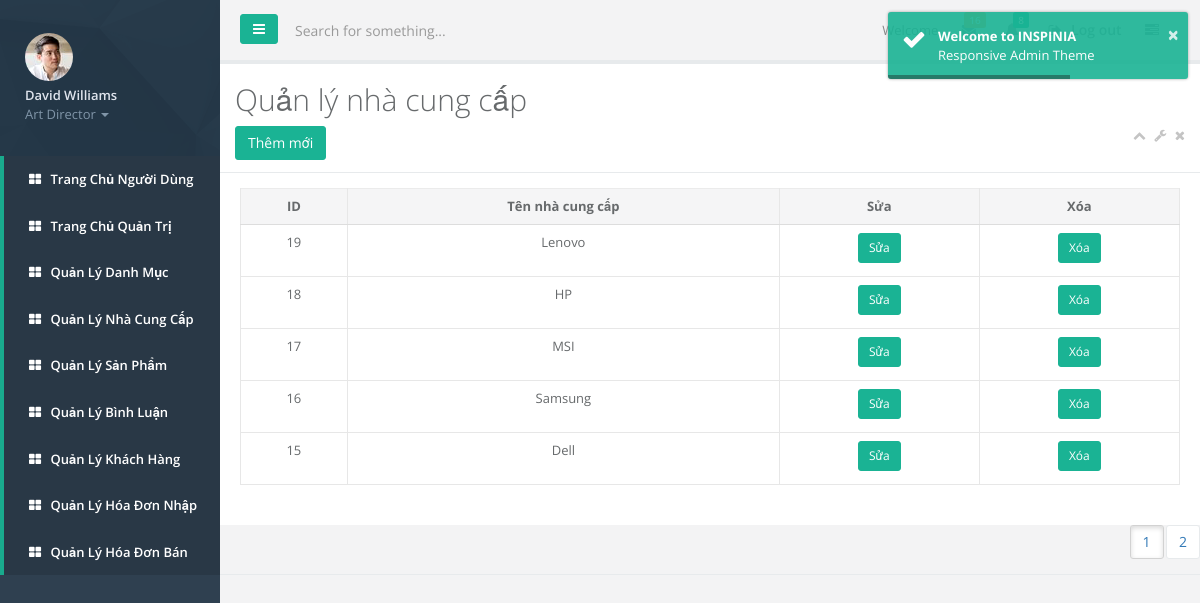
The page /quantri/quantri.php?page_layout=dmncc (signed in) on the database its author committed.
### tables this page shows
CREATE TABLE `ncc` (
  `mancc` int(11) NOT NULL,
  `tenncc` varchar(50) NOT NULL
);

### quantri/dmncc.php (the view, shortened to what this page needs)
<?php
include_once './connect.php';
if(isset($_GET['page'])){
    $page=$_GET['page'];
}
else{
    $page=1;
}
$rowpage=5;
$row=$page*$rowpage-$rowpage;
$numrow=mysqli_num_rows(mysqli_query($link,"select * from ncc"));
$totalpage=ceil($numrow/$rowpage);
$listpage="";
for ($i=1; $i<=$totalpage ; $i++) {
    if($page==$i){
        $listpage.=' <li class="btn btn-white  active"><a href="quantri.php?page_layout=dmncc&page='.$i.'">'.$i.'</a></li>';
    }
    else{
        $listpage.=' <li class="btn btn-white "><a href="quantri.php?page_layout=dmncc&page='.$i.'">'.$i.'</a></li>';
    }
}
?>
<div class="row">
          <div class="col-lg-12">
              <div class="ibox float-e-margins">
                  <div class="ibox-title">
                      <h1>Quản lý nhà cung cấp</h1>
                      <td><a href="quantri.php?page_layout=themncc"><button type="button" class="btn btn-primary ">Thêm mới</button></a></td>
                      <div class="ibox-tools">
                          <a class="collapse-link">
                              <i class="fa fa-chevron-up"></i>
                          </a>
                          <a class="dropdown-toggle" data-toggle="dropdown" href="#">
                              <i class="fa fa-wrench"></i>
                          </a>
                          <a class="close-link">
                              <i class="fa fa-times"></i>
                          </a>
                      </div>
                  </div>
                  <div class="ibox-content">
                      <table class="table table-bordered">
                          <thead>
                          <tr>
                              <th>ID</th>
                              <th>Tên nhà cung cấp</th>
                              <th>Sửa</th>
                              <th>Xóa</th>
                          </tr>
                          </thead>
                          <tbody>
                          <tr>
                              <?php
                             $sql="select * from ncc   order by mancc desc limit $row,$rowpage";
                            $result=mysqli_query($link,$sql);
                              while($row=mysqli_fetch_array($result)){
                              ?>
                              <td><?php echo $row['mancc']?></td>
                              <td><?php echo $row['tenncc']?></td>
                              <td><a   href="quantri.php?page_layout=suancc&mancc=<?php echo $row['mancc']?>"><button type="button" class="btn btn-primary btn-sm">Sửa</button></a></td>
                              <td><a onclick="return xoa();" href="xoancc.php?mancc=<?php echo $row['mancc']?>"><button type="button" class="btn btn-primary btn-sm">Xóa</button></a></td>
                          </tr>
                          <?php
                              }
                              ?>
                          </tbody>
                      </table>
                  </div>
                  <div class="btn-group" style="float: right;">
                                    <ul>
                                <?php
                                echo $listpage;
                                ?>
                                    </ul>
            </div>
              </div>
          </div>
      </div>

### quantri/dmncc.php (style rules this page uses)
th,td { text-align: center; }

### rows shown on the page
ncc: mancc "19", tenncc "Lenovo"
ncc: mancc "18", tenncc "HP"
ncc: mancc "17", tenncc "MSI"
ncc: mancc "16", tenncc "Samsung"
ncc: mancc "15", tenncc "Dell"
